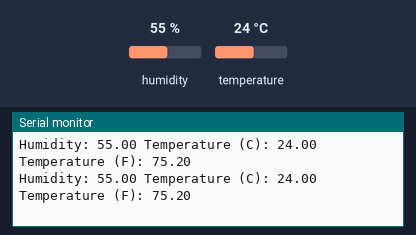
A sketch run on a simulated Arduino Uno, built with avr-gcc and run on an emulated ATmega328P. Shown: the last lines printed to the serial monitor. The inputs (shaded band) are chosen by the test bench; at power-on: humidity 55 %, temperature 24 °C.

Above: at 1.7 s.
1.8 s: humidity set to 22 %
At 2.75 s:
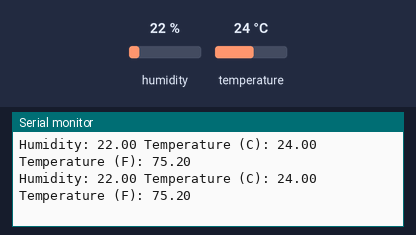
7.8 s: temperature set to 41 °C
At 7.86 s:
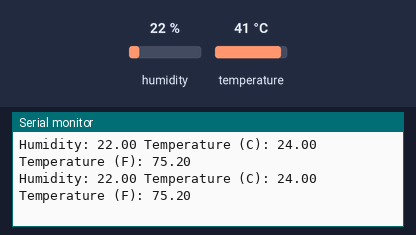
13.8 s: temperature set to 12 °C
At 13.84 s:
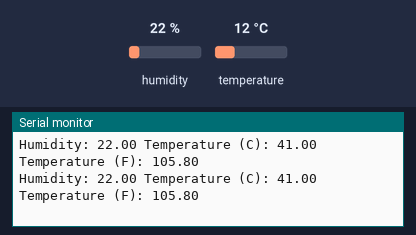
19.8 s: temperature set to 41 °C
At 19.88 s:
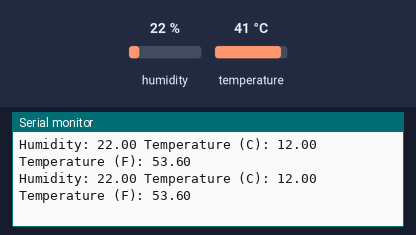
25.8 s: temperature set to 19 °C
At 27.19 s:
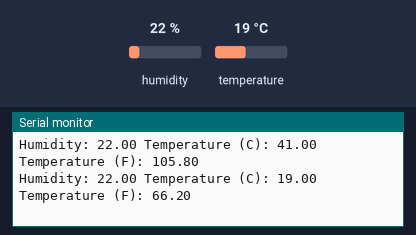
Timing chart, 0 to 28.8 s (numbered marks = the images above; inputs shaded):
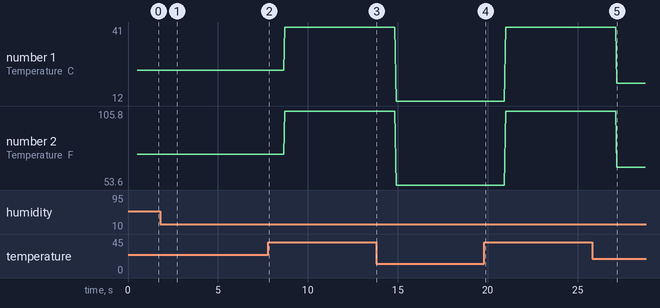

The sketch:

DHT11_Temp___Humidity_Sensor.ino
```cpp
#include "DHT.h"
#define Type DHT11

int sensePin = 2;

DHT HT(sensePin,Type);
float humidity;
float tempC;
float tempF;
int st = 500;


void setup() {
  // put your setup code here, to run once:
  Serial.begin(9600);
  HT.begin();
  delay(st);


}

void loop() {
  // put your main code here, to run repeatedly:

  humidity = HT.readHumidity();
  tempC = HT.readTemperature();
  tempF = HT.readTemperature(true);
  Serial.print("Humidity: ");
  Serial.print(humidity);
  Serial.print(" Temperature (C): ");
  Serial.print(tempC);
  Serial.print(" Temperature (F): ");
  Serial.println(tempF);

}
```

Measured:
- after the input at 1.8 s, the serial monitor: prints a new line after 0.82 s (image 1)
- after the input at 25.8 s, the serial monitor: prints a new line after 1.4 s (image 5)
- plotted number 1: 24 → 41 after the input at 7.8 s, 41 → 12 after the input at 13.8 s, 12 → 41 after the input at 19.8 s, 41 → 19 after the input at 25.8 s
- plotted number 2: 75.2 → 105.8 after the input at 7.8 s, 105.8 → 53.6 after the input at 13.8 s, 53.6 → 105.8 after the input at 19.8 s, 105.8 → 66.2 after the input at 25.8 s
